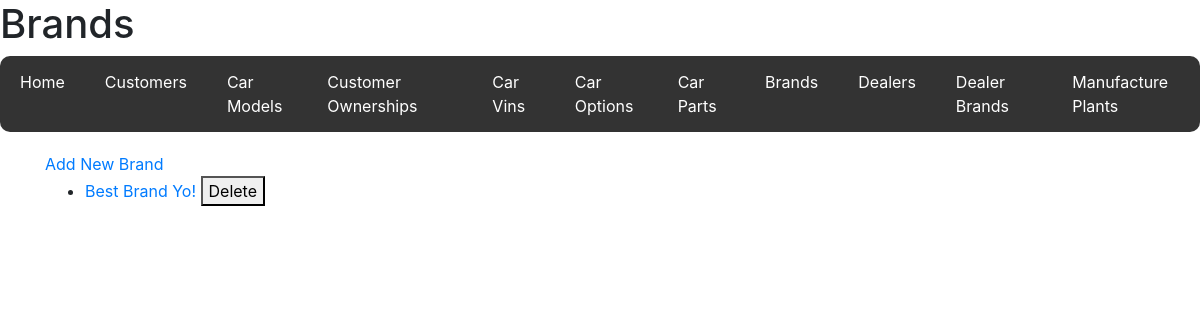
The app's page /brands, older data.
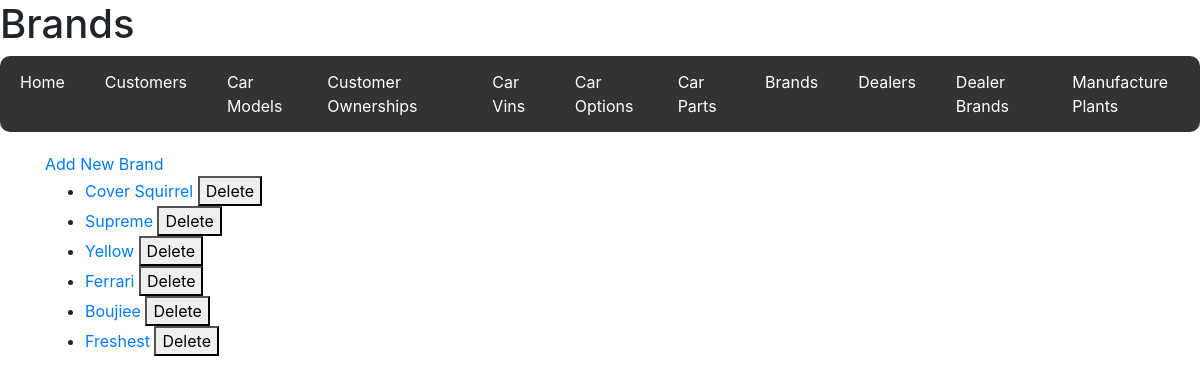
The same page, newer data.
### code/models.py (models this page shows)
class Brand(db.Model):
    __tablename__ = "Brands"
    brand_id = db.Column(db.Integer, primary_key=True)
    brand_name = db.Column(db.String(50))
    dealer_brands = db.relationship("DealerBrand", back_populates="brand")
    car_models = db.relationship("CarModel", back_populates="brand")

### code/routes/brands.py (the view)
@brands_bp.route("/brands", methods=["GET", "POST"])
def brands():
    if request.method == "POST":
        brand_name = request.form.get("brand_name")
        brand = Brand(brand_name=brand_name)
        db.session.add(brand)
        db.session.commit()
        return redirect(url_for("brands.brands"))
    brands = Brand.query.all()
    return render_template("brands.html", brands=brands)

### code/templates/brands.html
{% extends 'base.html' %} {% block title %}Brands{% endblock %} {% block header
%}
<h1>Brands</h1>
{% endblock %} {% block content %}
<a href="{{ url_for('brands.new_brand') }}">Add New Brand</a>
<ul>
  {% for brand in brands %}
  <li>
    <a href="{{ url_for('brands.view_brand', brand_id=brand.brand_id) }}">
      {{ brand.brand_name }}
    </a>
    <form
      action="{{ url_for('brands.delete_brand', brand_id=brand.brand_id) }}"
      method="POST"
      style="display: inline"
    >
      <button type="submit">Delete</button>
    </form>
  </li>
  {% endfor %}
</ul>
{% endblock %}

Row changes from the older to the newer data that the page shows:
changed Brand: brand_name "Best Brand Yo!" → "Cover Squirrel"
added Brand: brand_name "Supreme"
added Brand: brand_name "Yellow"
added Brand: brand_name "Ferrari"
added Brand: brand_name "Boujiee"
added Brand: brand_name "Freshest"
